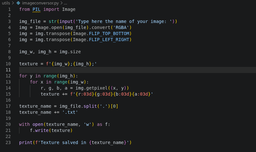
#> input picture utils/images/code.png, 256 x 152 px, shrunk from 804 x 477 before the run
$ python imageconversor.py
#> lines starting #> are read from the running program, lines starting #| are printed output that depends on the picture
from PIL import Image

img_file = str(input('Type here the name of your image: '))
#> the answer given: images/code.png
img = Image.open(img_file).convert('RGBA')
#> img is the input picture: PIL image 256x152 RGBA; mean R, G, B, A 30.5, 31.6, 32.7, 255
img = img.transpose(Image.FLIP_TOP_BOTTOM)
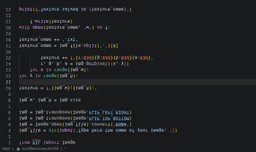
#> img: PIL image 256x152 RGBA; mean R, G, B, A 30.5, 31.6, 32.7, 255
img = img.transpose(Image.FLIP_LEFT_RIGHT)
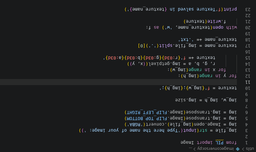
#> img: PIL image 256x152 RGBA; mean R, G, B, A 30.5, 31.6, 32.7, 255

img_w, img_h = img.size
#> img_w = 256; img_h = 152

texture = f'{img_w};{img_h};'
#> texture = '256;152;'

for y in range(img_h):
    for x in range(img_w):
        r, g, b, a = img.getpixel((x, y))
        texture += f'{r:03d}{g:03d}{b:03d}{a:03d}'

texture_name = img_file.split('.')[0]
texture_name += '.txt'

with open(texture_name, 'w') as f:
    f.write(texture)

print(f'Texture salved in {texture_name}')
